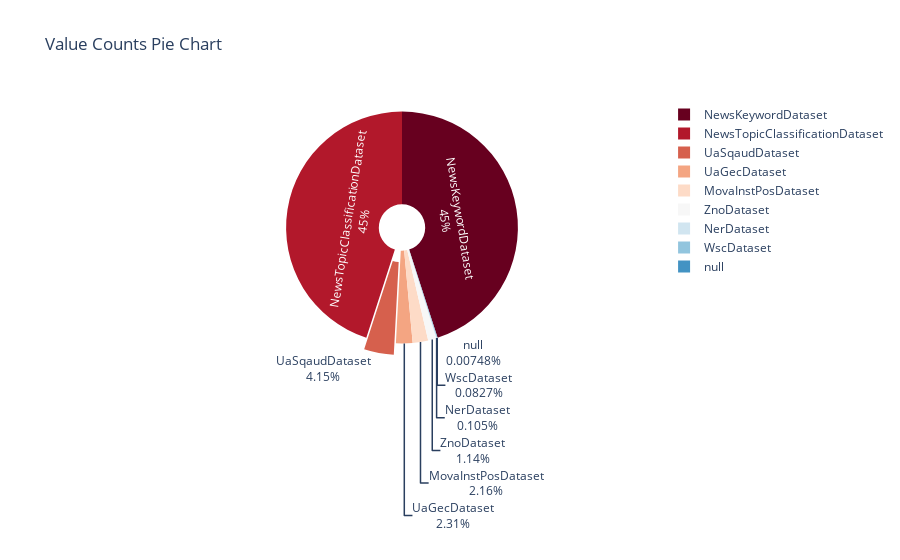

Notebook source saved alongside this figure:
### Code cell
import polars as pl
import plotly.express as px


chart_df= df['dataloader_name'].value_counts()

fig = px.pie(
    chart_df, 
    values='count', 
    names='dataloader_name', 
    title='Value Counts Pie Chart',
    color_discrete_sequence=px.colors.sequential.RdBu 
)


fig.update_traces(textinfo='percent+label', pull=[0.1, 0, 0], hole=0.2)


fig.show()

### Figure 1 — Plotly figure (JSON) as saved in the notebook; plotly's stock layout.template omitted (floating-point values rounded to 4 significant figures)
{"data": [{"domain": {"x": [0.0, 1.0], "y": [0.0, 1.0]}, "hovertemplate": "dataloader_name=%{label}<br>count=%{value}<extra></extra>", "labels": ["UaSqaudDataset", "NewsKeywordDataset", "NewsTopicClassificationDataset", "NerDataset", "UaGecDataset", "MovaInstPosDataset", "ZnoDataset", null, "WscDataset"], "legendgroup": "", "name": "", "showlegend": true, "values": [8869, 96350, 96317, 224, 4937, 4627, 2443, 16, 177], "type": "pie", "hole": 0.2, "pull": [0.1, 0, 0], "textinfo": "percent+label"}], "layout": {"legend": {"tracegroupgap": 0}, "title": {"text": "Value Counts Pie Chart"}, "piecolorway": ["rgb(103,0,31)", "rgb(178,24,43)", "rgb(214,96,77)", "rgb(244,165,130)", "rgb(253,219,199)", "rgb(247,247,247)", "rgb(209,229,240)", "rgb(146,197,222)", "rgb(67,147,195)", "rgb(33,102,172)", "rgb(5,48,97)"]}}
